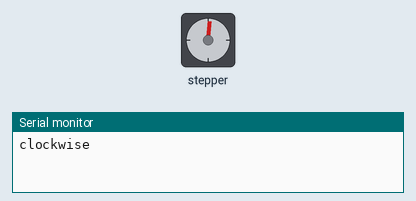
Simulated run of this sketch. Board: ESP8266 (NodeMCU). Parts: stepper motor, the last lines printed to the serial monitor. Stepper angles assume 300 steps per turn.

Above: at 0.15 s.
At 10.35 s:
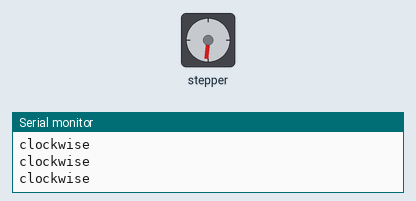
At 19.65 s:
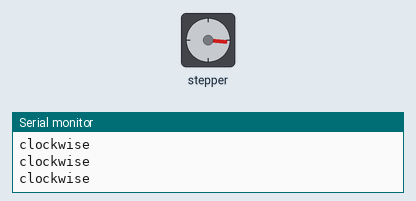
At 39.45 s:
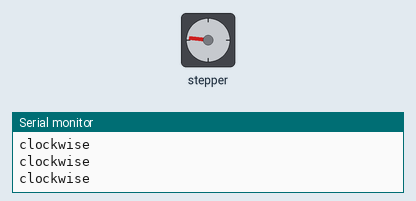
Timing chart, 0 to 40.0 s (numbered marks = the images above):
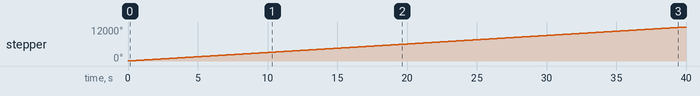

Measured:
- by itself, stepper: keeps turning clockwise at about 300°/s

The sketch:

steppermotor_rotate.ino
```cpp
#include <Stepper.h>

const int stepsPerRevolution = 300;  // change this to fit the number of steps per revolution
// for your motor

// initialize the stepper library on pins 8 through 11:
Stepper myStepper(stepsPerRevolution, D0, D1,D2, D3);

void setup() {
  // set the speed at 60 rpm:
  myStepper.setSpeed(50);
  // initialize the serial port:
  Serial.begin(9600);
}

void loop() {
  // step one revolution  in one direction:
  Serial.println("clockwise");
  myStepper.step(stepsPerRevolution);
  //delay(500);


}
```
